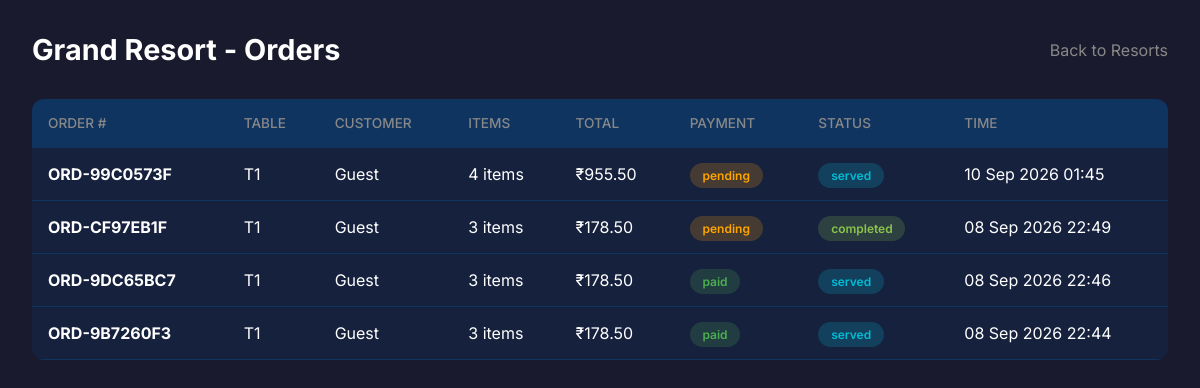
Screenshot of /superadmin/tenants/1/orders/ (signed in) with the database file from the repository.
### tenants/models.py (models this page shows, shortened)
class Tenant(models.Model):
    PLAN_CHOICES = [
        ('trial', 'Trial'),
        ('basic', 'Basic'),
        ('premium', 'Premium'),
        ('enterprise', 'Enterprise'),
    ]
    slug = models.SlugField(unique=True, max_length=50)
    name = models.CharField(max_length=200)
    tagline = models.CharField(max_length=300, blank=True, default="Welcome to our restaurant!")
    logo = models.ImageField(upload_to='tenants/logos/', blank=True, null=True)
    phone = models.CharField(max_length=20)
    email = models.EmailField()
    address = models.TextField()
    primary_color = models.CharField(max_length=7, default='#FF6B35')
    secondary_color = models.CharField(max_length=7, default='#004E89')
    background_image = models.ImageField(upload_to='tenants/backgrounds/', blank=True, null=True)
    favicon = models.ImageField(upload_to='tenants/favicons/', blank=True, null=True)
    banner_image = models.ImageField(upload_to='tenants/banners/', blank=True, null=True)
    footer_text = models.CharField(max_length=500, blank=True, default='Thank you for dining with us!')
    welcome_message = models.CharField(max_length=300, blank=True, default='Welcome! Scan menu and order.')
    tax_percent = models.DecimalField(max_digits=5, decimal_places=2, default=5.00)
    service_charge_percent = models.DecimalField(max_digits=5, decimal_places=2, default=0.00)
    min_order_amount = models.DecimalField(max_digits=10, decimal_places=2, default=0)
    estimated_prep_time = models.IntegerField(default=20)
    reservation_advance = models.DecimalField(max_digits=10, decimal_places=2, default=100, help_text="Advance amount for table reservation")
    razorpay_key_id = models.CharField(max_length=100, blank=True, default='')
    razorpay_key_secret = models.CharField(max_length=100, blank=True, default='')
    whatsapp_api_token = models.CharField(max_length=500, blank=True, default='')
    whatsapp_phone_number_id = models.CharField(max_length=50, blank=True, default='')
    plan = models.CharField(max_length=20, choices=PLAN_CHOICES, default='trial')
    plan_expiry = models.DateField(blank=True, null=True)
    is_active = models.BooleanField(default=True)
    created_at = models.DateTimeField(auto_now_add=True)
    updated_at = models.DateTimeField(auto_now=True)
    class Meta:
        verbose_name = "Tenant"
        verbose_name_plural = "Tenants"
        ordering = ['-created_at']

class RestaurantTable(models.Model):
    STATUS_CHOICES = [
        ('available', 'Available'),
        ('occupied', 'Occupied'),
        ('reserved', 'Reserved'),
        ('maintenance', 'Maintenance'),
    ]
    tenant = models.ForeignKey(Tenant, on_delete=models.CASCADE, related_name='tables')
    table_number = models.CharField(max_length=10)
    capacity = models.PositiveIntegerField(default=4)
    qr_token = models.UUIDField(default=uuid.uuid4, unique=True)
    location = models.CharField(max_length=100, blank=True, default='')
    status = models.CharField(max_length=20, choices=STATUS_CHOICES, default='available')
    pos_x = models.IntegerField(default=0, help_text="X position on floor plan")
    pos_y = models.IntegerField(default=0, help_text="Y position on floor plan")
    table_shape = models.CharField(max_length=20, default='round', choices=[('round', 'Round'), ('square', 'Square'), ('rectangle', 'Rectangle')])
    assigned_waiter = models.ForeignKey('Staff', on_delete=models.SET_NULL, null=True, blank=True, related_name='assigned_tables')
    accepts_reservations = models.BooleanField(default=True)
    is_active = models.BooleanField(default=True)
    class Meta:
        verbose_name = "Table"
        verbose_name_plural = "Tables"
        unique_together = ['tenant', 'table_number']
        ordering = ['table_number']

### orders/models.py (models this page shows, shortened)
class Order(models.Model):
    STATUS_CHOICES = [
        ('pending', 'Pending'),
        ('confirmed', 'Confirmed'),
        ('preparing', 'Preparing'),
        ('ready', 'Ready'),
        ('served', 'Served'),
        ('completed', 'Completed'),
        ('cancelled', 'Cancelled'),
    ]
    PAYMENT_METHOD_CHOICES = [
        ('razorpay', 'Online Payment'),
        ('cash_counter', 'Cash at Counter'),
        ('card_counter', 'Card at Counter'),
        ('upi_counter', 'UPI at Counter'),
    ]
    PAYMENT_STATUS_CHOICES = [
        ('pending', 'Pending'),
        ('paid', 'Paid'),
        ('failed', 'Failed'),
        ('refunded', 'Refunded'),
    ]
    tenant = models.ForeignKey('tenants.Tenant', on_delete=models.CASCADE, related_name='orders')
    order_number = models.CharField(max_length=20, unique=True)
    table = models.ForeignKey('tenants.RestaurantTable', on_delete=models.SET_NULL, null=True, related_name='orders')
    customer = models.ForeignKey(Customer, on_delete=models.SET_NULL, null=True, blank=True, related_name='orders')
    status = models.CharField(max_length=20, choices=STATUS_CHOICES, default='pending')
    subtotal = models.DecimalField(max_digits=10, decimal_places=2)
    discount_amount = models.DecimalField(max_digits=10, decimal_places=2, default=0)
    tax_amount = models.DecimalField(max_digits=10, decimal_places=2)
    service_charge = models.DecimalField(max_digits=10, decimal_places=2, default=0)
    total = models.DecimalField(max_digits=10, decimal_places=2)
    payment_method = models.CharField(max_length=20, choices=PAYMENT_METHOD_CHOICES, default='razorpay')
    payment_status = models.CharField(max_length=20, choices=PAYMENT_STATUS_CHOICES, default='pending')
    razorpay_order_id = models.CharField(max_length=100, blank=True, default='')
    razorpay_payment_id = models.CharField(max_length=100, blank=True, default='')
    coupon = models.ForeignKey('coupons.Coupon', on_delete=models.SET_NULL, null=True, blank=True, related_name='orders')
    coupon_code = models.CharField(max_length=50, blank=True, default='')
    special_instructions = models.TextField(blank=True, default='')
    estimated_time = models.IntegerField(default=20, help_text="Estimated time in minutes")
    actual_time = models.IntegerField(blank=True, null=True, help_text="Actual time in minutes")
    created_at = models.DateTimeField(auto_now_add=True)
    updated_at = models.DateTimeField(auto_now=True)
    confirmed_at = models.DateTimeField(blank=True, null=True)
    preparing_at = models.DateTimeField(blank=True, null=True)
    ready_at = models.DateTimeField(blank=True, null=True)
    served_at = models.DateTimeField(blank=True, null=True)
    completed_at = models.DateTimeField(blank=True, null=True)
    class Meta:
        verbose_name = "Order"
        verbose_name_plural = "Orders"
        ordering = ['-created_at']

### superadmin_panel/views.py (the view)
# urls.py: path('superadmin/tenants/<int:tenant_id>/orders/', views.tenant_orders, name='tenant_orders'),
@login_required(login_url='/superadmin/login/')
def tenant_orders(request, tenant_id):
    if not request.user.is_superuser:
        return redirect('owner_dashboard')
    tenant = get_object_or_404(Tenant, id=tenant_id)
    orders = Order.objects.filter(tenant=tenant).order_by('-created_at')[:50]
    return render(request, 'superadmin/tenant_orders.html', {'tenant': tenant, 'orders': orders})

### tenants/context_processors.py (called while the page is built)
def tenant_context(request):
    return {
        'tenant': getattr(request, 'tenant', None),
        'tenant_slug': getattr(request, 'tenant_slug', None),
        'brand_name': getattr(settings, 'BRAND_NAME', 'MecGuraServe'),
        'brand_domain': getattr(settings, 'BRAND_DOMAIN', 'mecguraserve.com'),
        'brand_tagline': getattr(settings, 'BRAND_TAGLINE', 'Scan. Order. Serve.'),
    }

### templates/superadmin/tenant_orders.html (shortened to what this page needs)
{% load static %}
<!DOCTYPE html>
<html lang="en">
<head>
</head>
<body>
    <div class="container">
        <header class="header">
            <h1>{{ tenant.name }} - Orders</h1>
            <a href="{% url 'manage_tenants' %}" class="back-btn">
                 Back to Resorts
            </a>
        </header>
        <div class="orders-table">
            <table>
                <thead>
                    <tr>
                        <th>Order #</th>
                        <th>Table</th>
                        <th>Customer</th>
                        <th>Items</th>
                        <th>Total</th>
                        <th>Payment</th>
                        <th>Status</th>
                        <th>Time</th>
                    </tr>
                </thead>
                <tbody>
                    {% for order in orders %}
                    <tr>
                        <td><strong>{{ order.order_number }}</strong></td>
                        <td>{{ order.table.table_number|default:"N/A" }}</td>
                        <td>{{ order.customer.name|default:"Guest" }}<br><small>{{ order.customer.phone|default:"" }}</small></td>
                        <td>{{ order.items.count }} items</td>
                        <td>₹{{ order.total }}</td>
                        <td>
                            <span class="badge {% if order.payment_status == 'paid' %}paid{% else %}unpaid{% endif %}">
                                {{ order.payment_status }}
                            </span>
                        </td>
                        <td><span class="badge {{ order.status }}">{{ order.status }}</span></td>
                        <td>{{ order.created_at|date:"d M Y H:i" }}</td>
                    </tr>
                    {% empty %}
                    <tr>
                        <td colspan="8" style="text-align: center; padding: 3rem; color: #888;">
                            No orders yet
                        </td>
                    </tr>
                    {% endfor %}
                </tbody>
            </table>
        </div>
    </div>
</body>
</html>

### templates/superadmin/tenant_orders.html (style rules this page uses)
* { margin: 0; padding: 0; box-sizing: border-box; }
body { font-family: 'Inter', sans-serif; background: #1a1a2e; color: #fff; }
.container { max-width: 1200px; margin: 0 auto; padding: 2rem; }
.header { display: flex; justify-content: space-between; align-items: center; margin-bottom: 2rem; }
.header h1 { font-size: 1.8rem; }
.back-btn { color: #888; text-decoration: none; display: flex; align-items: center; gap: 0.5rem; }
.orders-table { width: 100%; background: #16213e; border-radius: 12px; overflow: hidden; }
table { width: 100%; border-collapse: collapse; }
th, td { padding: 1rem; text-align: left; border-bottom: 1px solid #0f3460; }
th { background: #0f3460; color: #888; font-weight: 500; font-size: 0.85rem; text-transform: uppercase; }
.badge { padding: 0.3rem 0.8rem; border-radius: 20px; font-size: 0.75rem; font-weight: 600; }
.badge.served { background: rgba(0,188,212,0.2); color: #00BCD4; }
.badge.completed { background: rgba(139,195,74,0.2); color: #8BC34A; }
.badge.paid { background: rgba(76,175,80,0.2); color: #4CAF50; }
.badge.unpaid { background: rgba(255,165,0,0.2); color: #ffa500; }

### rows the page displays
Tenant: name "Grand Resort"
Order: order_number "ORD-99C0573F", table.table_number "T1", customer.name "Guest", items.count "4", total "955.50", payment_status "pending", status "served", created_at "10 Sep 2026 01:45"
Order: order_number "ORD-CF97EB1F", table.table_number "T1", customer.name "Guest", items.count "3", total "178.50", payment_status "pending", status "completed", created_at "08 Sep 2026 22:49"
Order: order_number "ORD-9DC65BC7", table.table_number "T1", customer.name "Guest", items.count "3", total "178.50", payment_status "paid", status "served", created_at "08 Sep 2026 22:46"
Order: order_number "ORD-9B7260F3", table.table_number "T1", customer.name "Guest", items.count "3", total "178.50", payment_status "paid", status "served", created_at "08 Sep 2026 22:44"
